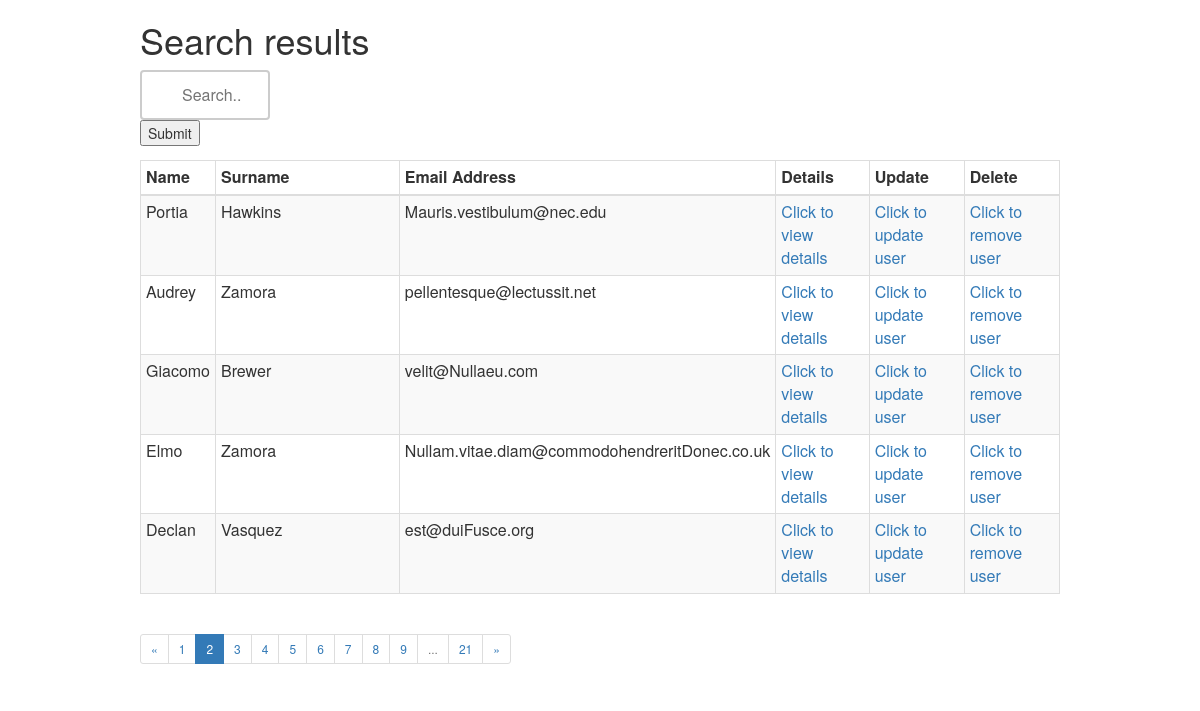
The page /search.php?limit=5&page=2 on the database its author committed.
### tables this page shows
CREATE TABLE IF NOT EXISTS `users` (
  `Id` int(11) NOT NULL,
  `first_name` varchar(50) NOT NULL,
  `last_name` varchar(50) NOT NULL,
  `email` varchar(60) NOT NULL,
  `user_image` varchar(100) DEFAULT NULL
);

### search.php (the view, shortened to what this page needs)
 <html>
   <head>
       <link rel="stylesheet" href="https://maxcdn.bootstrapcdn.com/bootstrap/3.3.7/css/bootstrap.min.css">
    </head>
<?php
include 'connect.php';
 require_once 'paginator.php';
    $limit      = ( isset( $_GET['limit'] ) ) ? $_GET['limit'] : 5;
    $page       = ( isset( $_GET['page'] ) ) ? $_GET['page'] : 1;
    $links      = ( isset( $_GET['links'] ) ) ? $_GET['links'] : 7;
    $query = "SELECT * FROM users WHERE ( first_name LIKE  '%".$_POST['prefix']."%' OR last_name LIKE  '%".$_POST['prefix']."%')";
    $Paginator  = new Paginator( $conn, $query );
    $results    = $Paginator->getData( $limit, $page );
?>
<div class="container">
                <div class="col-md-10 col-md-offset-1">
                    <h1> Search results </h1>
                     <form action="" method="post">
                         <input type="text" name="prefix" placeholder= "Search.." /><br />
                        <input type="submit" value="Submit" />
                    </form>
                <table class="table table-striped table-condensed table-bordered table-rounded">
                        <thead>
                                <tr>
                                <th>Name</th>
                                <th width="20%">Surname</th>
                                <th width="20%">Email Address</th>
                                <th>Details</th>
                                <th>Update</th>
                                <th>Delete</th>
                        </tr>
                        </thead>
                        <tbody>
                             <?php for( $i = 0; $i < count( $results->data ); $i++ ) : ?>
                                    <tr>
                                            <td><?php echo $results->data[$i]['first_name']; ?></td>
                                            <td><?php echo $results->data[$i]['last_name']; ?></td>
                                            <td><?php echo $results->data[$i]['email']; ?></td>
                                            <td><?php  echo "<a href='view.php?id=". $results->data[$i]['Id'] ."'>Click to view details</a>"; ?></td>
                                            <td><?php  echo "<a href='update.php?id=".$results->data[$i]['Id']."'>Click to update user</a>"; ?></td>
                                            <td><?php  echo "<a href=delete.php?id=".$results->data[$i]['Id']."'>Click to remove user</a>"; ?></td>
                                    </tr>
                            <?php endfor; ?>
                        </tbody>
                </table>
                 <?php echo $Paginator->createLinks( $links, 'pagination pagination-sm' ); ?>
                </div>
        </div>
        </html>

### search.php (style rules this page uses)
input[type=text] { width: 130px; box-sizing: border-box; border: 2px solid #ccc; border-radius: 4px; font-size: 16px; background-color: white; background-image: url('searchicon.png'); background-position: 10px 10px; background-repeat: no-repeat; padding: 12px 20px 12px 40px; -webkit-transition: width 0.4s ease-in-out; transition: width 0.4s ease-in-out; }

### rows shown on the page
users: first_name "Portia", last_name "Hawkins", email "Mauris.vestibulum@nec.edu"
users: first_name "Audrey", last_name "Zamora", email "pellentesque@lectussit.net"
users: first_name "Giacomo", last_name "Brewer", email "velit@Nullaeu.com"
users: first_name "Elmo", last_name "Zamora", email "Nullam.vitae.diam@commodohendreritDonec.co.uk"
users: first_name "Declan", last_name "Vasquez", email "est@duiFusce.org"

### other values the page prints
$last "21"
